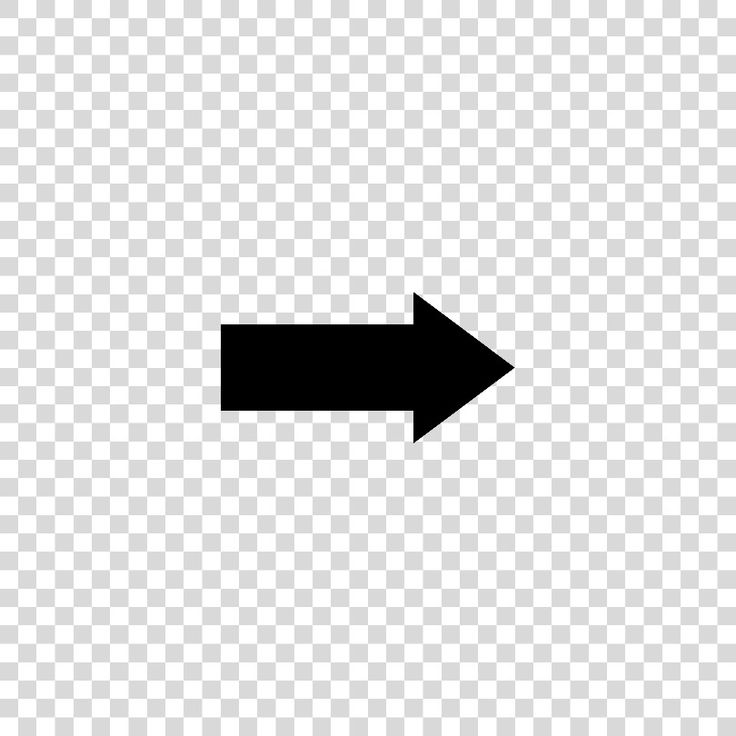
#> input picture JafarWebCient/NewFullPythonWebClient/Images/Black_arrow_png_free_download.jpg, 736 x 736 px
$ python -i image_process.py   (imports and definitions only)
#> lines starting #> are read from the running program, lines starting #| are printed output that depends on the picture; after the words box and inside, x2 and y2 are one past the last pixel; in counts of white or black regions, pixels touching at a corner belong together
#> further down, picture is the input picture: shape (736, 736, 3); min 0, max 255, mean 225
import cv2 as cv
import numpy as np
import time

#saturate doesnt do much
def merge_lines(group):
    points = []
    lowY = []
    highY = []

    for x1, y1, x2, y2 in group:
        points.append([x1, y1])
        points.append([x2, y2])
        lowY.append(min(y1, y2))
        highY.append(max(y1, y2))

    points = np.array(points, dtype=np.float32)

    vx, vy, x, y = cv.fitLine(points, cv.DIST_L2, 0, 0.01, 0.01)
    vx, vy, x, y = float(vx[0]), float(vy[0]), float(x[0]), float(y[0])

    y1 = min(lowY)
    y2 = max(highY)
    x1 = int(x + (y1 - y) * vx / vy)
    x2 = int(x + (y2 - y) * vx / vy)

    return x1, y1, x2, y2

#image is a numpy array
def process_image(inputImage):
    #tips and tricks: use contrast and brightness and stuff
    # Loads an image for display purposes
    colorImage = inputImage #A NUMPY ARRAY

    #this image gets operated on
    #convert colorimage to grayscale
    image = cv.cvtColor(colorImage, cv.COLOR_BGR2GRAY)
    #Adjust contrast/brightness
    image = cv.convertScaleAbs(image, alpha=0.9, beta=0)
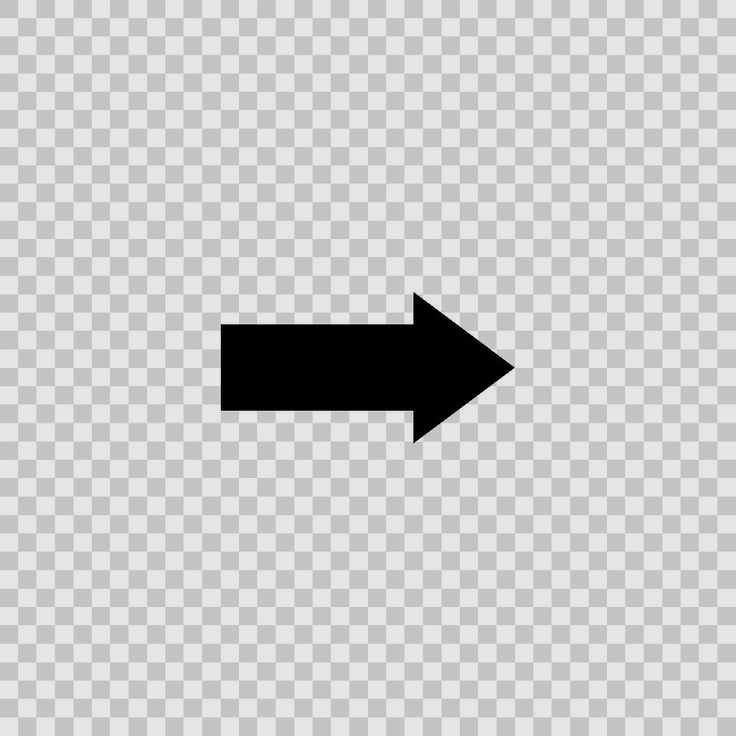
#> image: shape (736, 736); min 0, max 230, mean 202.6


    #blurring and thresholding to help alievate background clutter
    """adjust parameters here to get better results"""
    #blurs to eliminate noise
    image = cv.GaussianBlur(
        image,
        ksize=(21, 21),
        sigmaX=0
    )

    #seperates object through thresholding, but not very well
    _, image = cv.threshold(
        image,
        thresh=127,
        maxval=255,
        type=cv.THRESH_TOZERO
    )

    ##canny edge detection to find edges
    image = cv.Canny(
        image,
        threshold1=100,
        threshold2=200,
        edges=None,
        apertureSize=3
    )
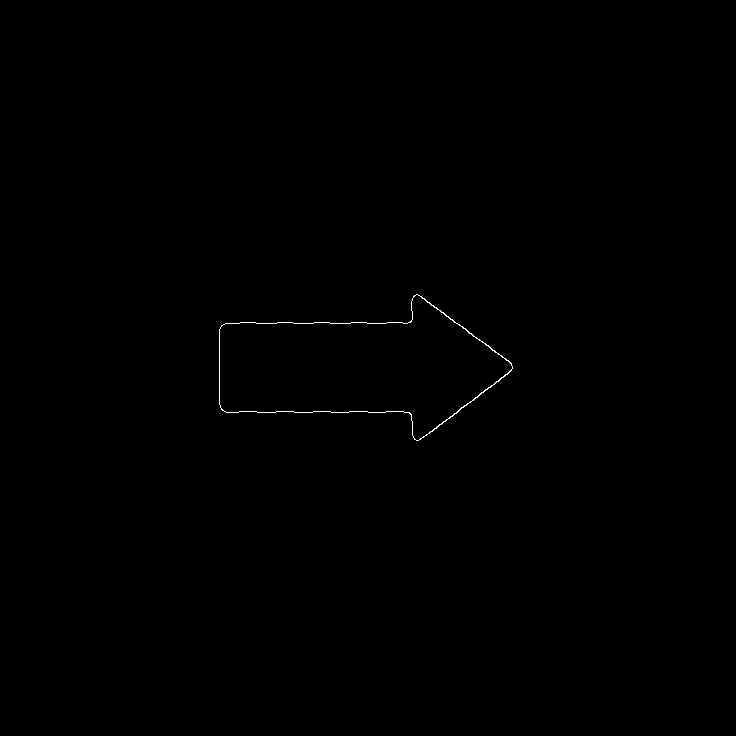
#> image: shape (736, 736); 0.15% white in thin lines or dots, all inside (x1, y1, x2, y2) = (219, 294, 513, 441)

    #dilations to make lines thicker and more continuous, but also makes noise worse
    kernel = np.ones((3, 3), np.uint8)

    dst = cv.dilate(
        image,
        kernel=kernel,
        iterations=1
    )
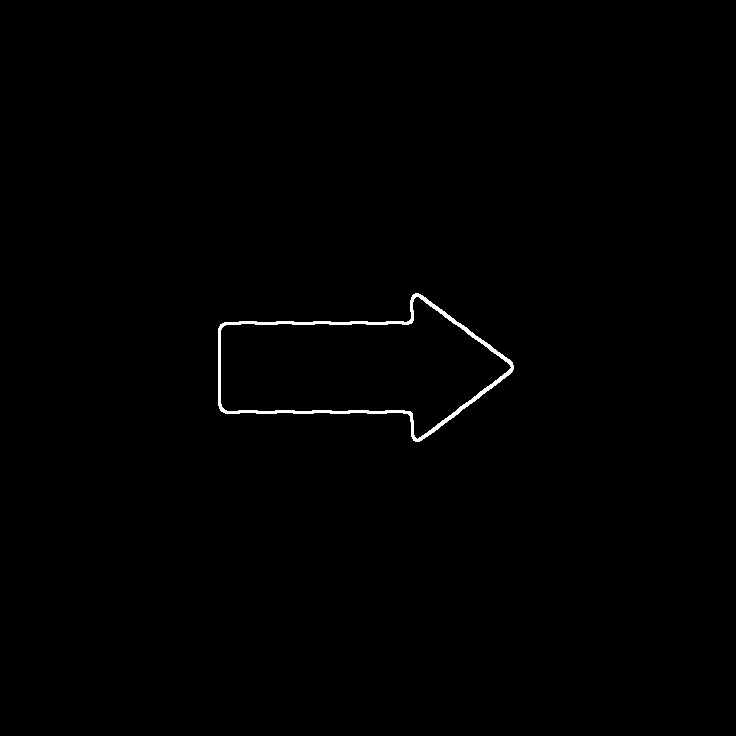
#> dst: shape (736, 736); 0.49% white; 1 white region, box (x1, y1, x2, y2) and area: (218, 293, 514, 442) 2639

    ########Region of interest: only look for lines in the bottom half of the image
    height, width = dst.shape
#> height = 736; width = 736
    vertices = np.array([[(0, height*0.5), (width, height*0.5), (width, height), (0, height)]], dtype=np.int32)

    roi = np.zeros_like(dst)
    cv.fillPoly(roi, vertices, 255)
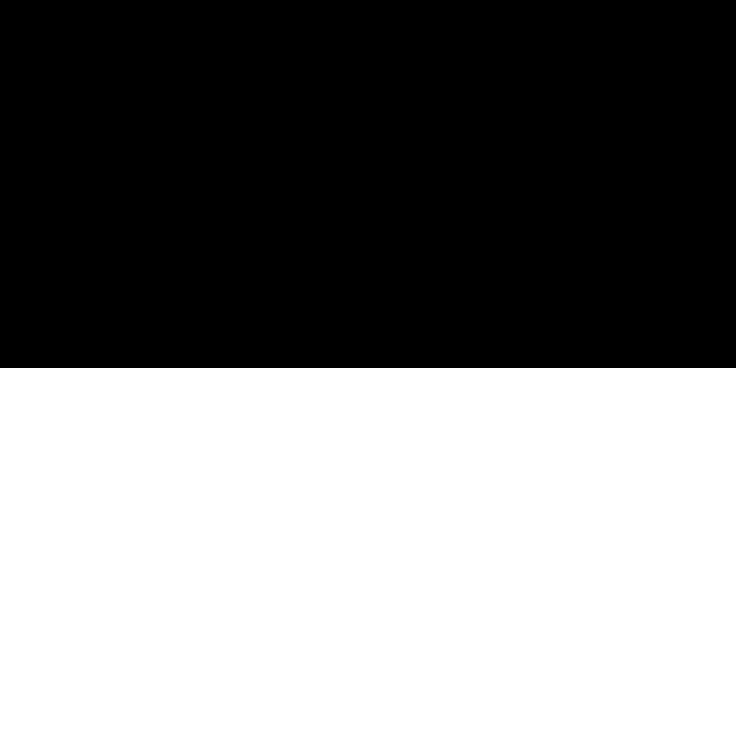
#> roi: shape (736, 736); 50% white; 1 white region, box (x1, y1, x2, y2) and area: (0, 368, 736, 736) 270848

    dst = cv.bitwise_and(dst, roi)
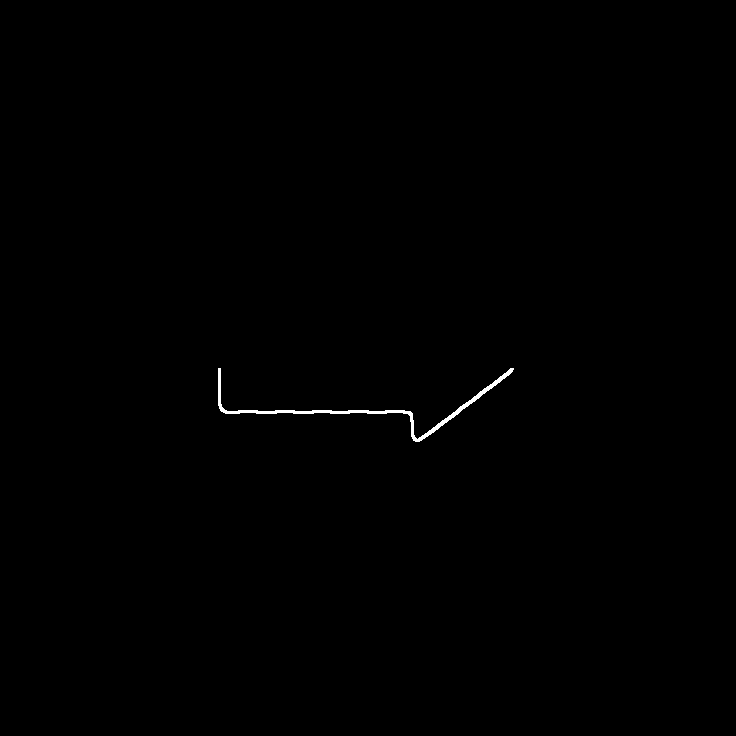
#> dst: shape (736, 736); 0.24% white; 1 white region, box (x1, y1, x2, y2) and area: (218, 368, 514, 442) 1317

    ########
    """also adjust here"""
    #Hough transform to find lines in the image, returns a list of lines
    linesP = cv.HoughLinesP(
        image=dst,
        rho=1,
        theta=np.pi / 180,
        threshold=100,
        lines=None,
        minLineLength=100,
        maxLineGap=8
    )
#> linesP = [[221, 411, 410, 411], [223, 412, 411, 412]]

    #nothing found so return original
    if linesP is None:
        return colorImage

    #tries to merge the tiny segments from each different lane
    left_lines = []
    right_lines = []
    for x1, y1, x2, y2 in linesP:

        slope = (y2 - y1) / (x2 - x1 + 1e-6)

        if slope < 0:
            left_lines.append((x1, y1, x2, y2))
        else:
            right_lines.append((x1, y1, x2, y2))
#> this loop made 0 passes
#> after the loop, left_lines = []; right_lines = []

    #only on one of the sides
    if len(left_lines) == 0 or len(right_lines) == 0:
        return colorImage

    lx1, ly1, lx2, ly2 = merge_lines(left_lines)
    cv.line(colorImage, (lx1, ly1), (lx2, ly2), (0,255,0), 3, cv.LINE_AA)

    rx1, ry1, rx2, ry2 = merge_lines(right_lines)
    cv.line(colorImage, (rx1, ry1), (rx2, ry2), (0,255,0), 3, cv.LINE_AA)

    #midpoint line display
    cv.line(colorImage, ((lx1+rx1)//2, (ly1+ry1)//2), ((lx2+rx2)//2, (ly2+ry2)//2), (255,0,0), 3, cv.LINE_AA)
    return colorImage

# [1 line not run here, left out]

>>> import cv2
>>> picture = cv2.imread('../JafarWebCient/NewFullPythonWebClient/Images/Black_arrow_png_free_download.jpg')
#> (the run stopped early here; a loop or call above may not have finished)
